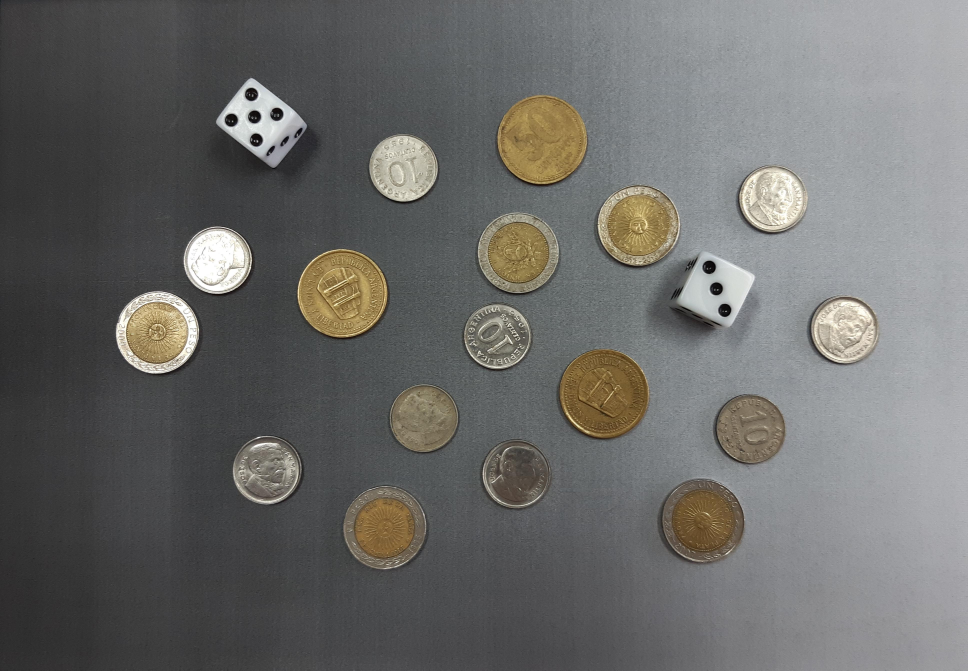
#> input picture monedas.jpg, 3871 x 2681 px (shown at 1/4 size)
$ python problema1.py
#> lines starting #> are read from the running program, lines starting #| are printed output that depends on the picture; after the words box and inside, x2 and y2 are one past the last pixel; in counts of white or black regions, pixels touching at a corner belong together
import cv2
import numpy as np
import matplotlib.pyplot as plt

def imshow(img, new_fig=True, title=None, color_img=False, blocking=False, colorbar=False, ticks=False):
    if new_fig:
        plt.figure()
    if color_img:
        plt.imshow(img)
    else:
        plt.imshow(img, cmap='gray')
    plt.title(title)
    if not ticks:
        plt.xticks([]), plt.yticks([])
    if colorbar:
        plt.colorbar()
    if new_fig:
        plt.show(block=blocking)

# Cargar imagen
img = cv2.imread("monedas.jpg", cv2.IMREAD_COLOR)
#> img is the input picture: shape (2681, 3871, 3); mean B, G, R 105.5, 107.4, 107.5
gray = cv2.cvtColor(img, cv2.COLOR_BGR2GRAY)
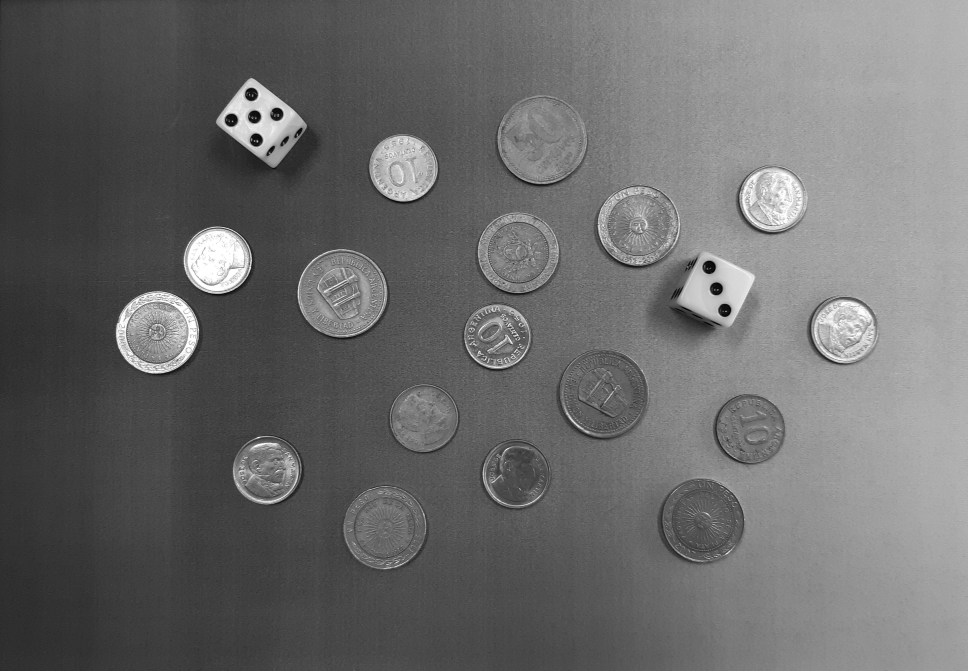
#> gray: shape (2681, 3871) (shown at 1/4 size); min 0, max 255, mean 107.2

# Filtrar ruido
blur = cv2.GaussianBlur(gray, (9, 9), 0)

#Detección de bordes con Canny
edges = cv2.Canny(blur, 35, 110)
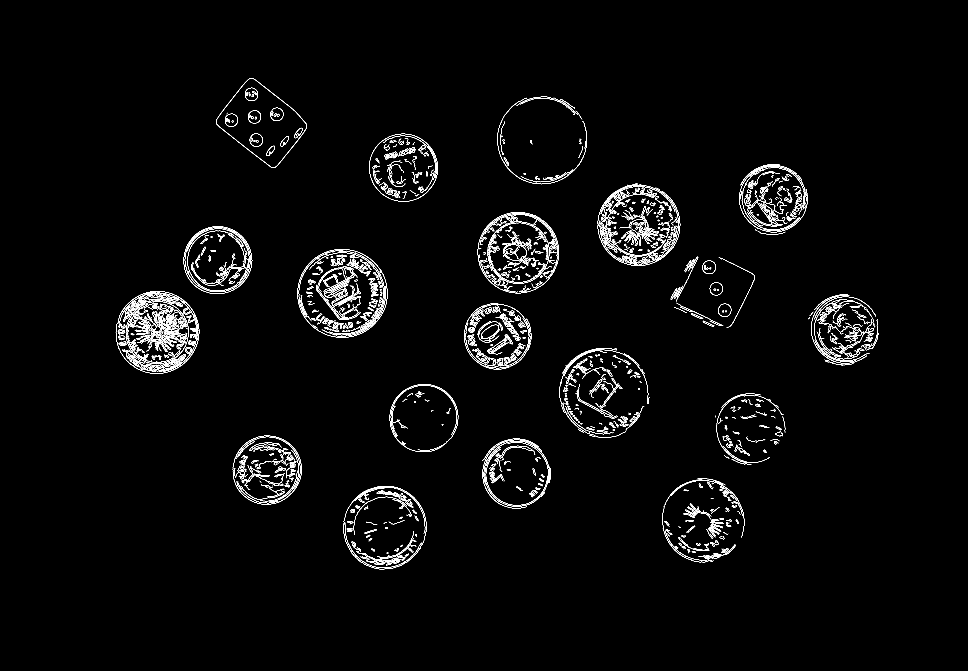
#> edges: shape (2681, 3871) (shown at 1/4 size); 1.2% white in thin lines or dots, all inside (x1, y1, x2, y2) = (463, 312, 3516, 2277)

# Cierre morfológico
kernel = cv2.getStructuringElement(cv2.MORPH_ELLIPSE, (15,15))
closed = cv2.morphologyEx(edges, cv2.MORPH_CLOSE, kernel, iterations=4)
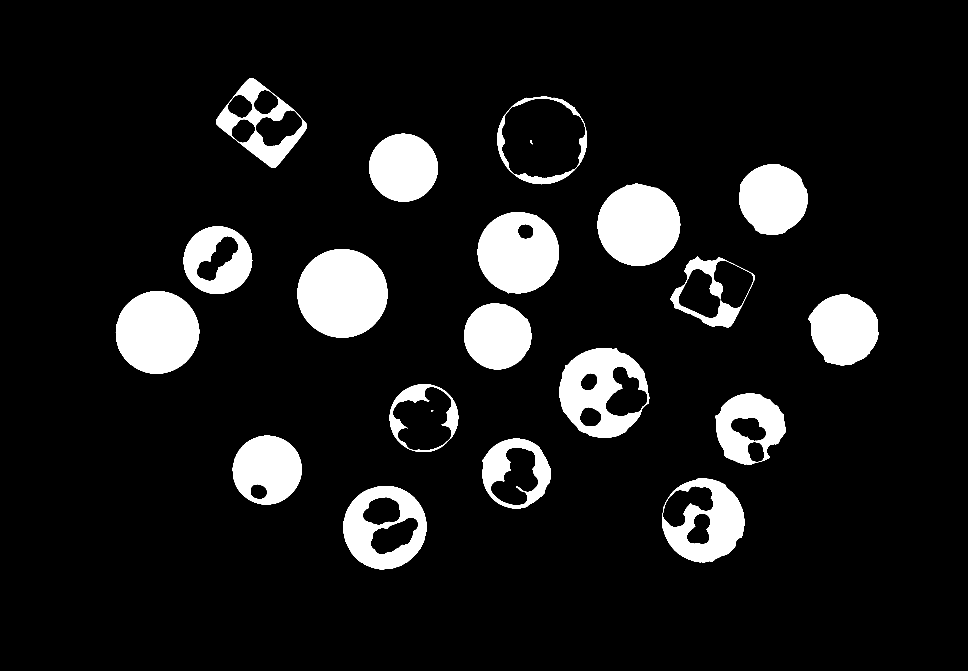
#> closed: shape (2681, 3871) (shown at 1/4 size); 10% white; 23 white regions (2 under 20 px)

# Buscar contornos
contours, hierarchy = cv2.findContours(closed, cv2.RETR_EXTERNAL, cv2.CHAIN_APPROX_SIMPLE)
#> contours = 19 contours; largest, box (x1, y1, x2, y2) and area: (1190, 996, 1550, 1351) 99512, (1990, 385, 2348, 737) 98916, (2238, 1392, 2599, 1752) 98240, (1372, 1944, 1706, 2277) 86212, (463, 1165, 797, 1495) 85600

detecciones = {}
conteo_dado = []

# Dibujar y analizar
output = img.copy()
for cnt in contours:
    area = cv2.contourArea(cnt)
    perimeter = cv2.arcLength(cnt, True)

    if area < 500 or perimeter < 1e-6:
        continue

    circularity = 4 * np.pi * area / (perimeter ** 2)

    # Calcular bounding box y aspect ratio
    x, y, w, h = cv2.boundingRect(cnt)
    aspect_ratio = float(w) / h if h > 0 else 0

    # Clasificación de monedas y dados
    if circularity >= 0.85:
        color, label = (0,255,0), 'Moneda'
    elif 0.73 <= circularity < 0.85 and aspect_ratio < 1.0:
        color, label = (0,255,0), 'Moneda'
    elif circularity > 0.60:
        color, label = (255,0,0), 'Dado'
    else:
        continue

    # Clasificación de monedas
    if label == 'Moneda':
        if area < 60000:
            color, label = (0,255,0), 'Moneda 10 centavos'
        elif area < 90000:
             color, label = (0,255,255), 'Moneda 1 peso'
        else:
            color, label = (0,0,255), 'Moneda 50 centavos'

    # Clasificación de dados
    if label == 'Dado':
        roi = edges[y:y+h, x:x+w]

        circles = cv2.HoughCircles(
            roi,
            cv2.HOUGH_GRADIENT,
            dp=1,
            minDist=50,
            param1=50,
            param2=9,
            minRadius=15,
            maxRadius=20
        )

        num_puntos = 0
        if circles is not None:
            altura_roi = roi.shape[0]
            for circle in circles[0]:
                if circle[1] < altura_roi * 0.90:
                    num_puntos += 1
            conteo_dado.append(num_puntos)
        label = f'Dado de {num_puntos} caras'

    if label not in detecciones.keys():
        detecciones[label] = 1
    else:
        detecciones[label] += 1

    cv2.drawContours(output, [cnt], -1, color, 2)
    cv2.putText(output, f'{label}' , (x, y-5), cv2.FONT_HERSHEY_SIMPLEX, 2, color, 2)
#> this loop made 19 passes
#> (area, perimeter, circularity, x, y, w, h, aspect_ratio) on passes 11, 19: (61928, 1070.8, 0.679, 2681, 1026, 338, 285, 1.19), (72137.5, 1082.6, 0.773, 864, 312, 364, 360, 1.01)
#> (area, perimeter, circularity, x, y, w, h, aspect_ratio) on passes 1 to 6: (86212, 1100.4, 0.895, 1372, 1944, 334, 333, 1), (84645.5, 1109.4, 0.864, 2649, 1912, 329, 338, 0.973), (58944.5, 918.4, 0.878, 1929, 1755, 275, 279, 0.986), (59083, 909.4, 0.898, 931, 1743, 276, 275, 1), (58614.5, 975.6, 0.774, 2860, 1574, 281, 285, 0.986), (58069, 901.7, 0.897, 1558, 1537, 275, 271, 1.01)
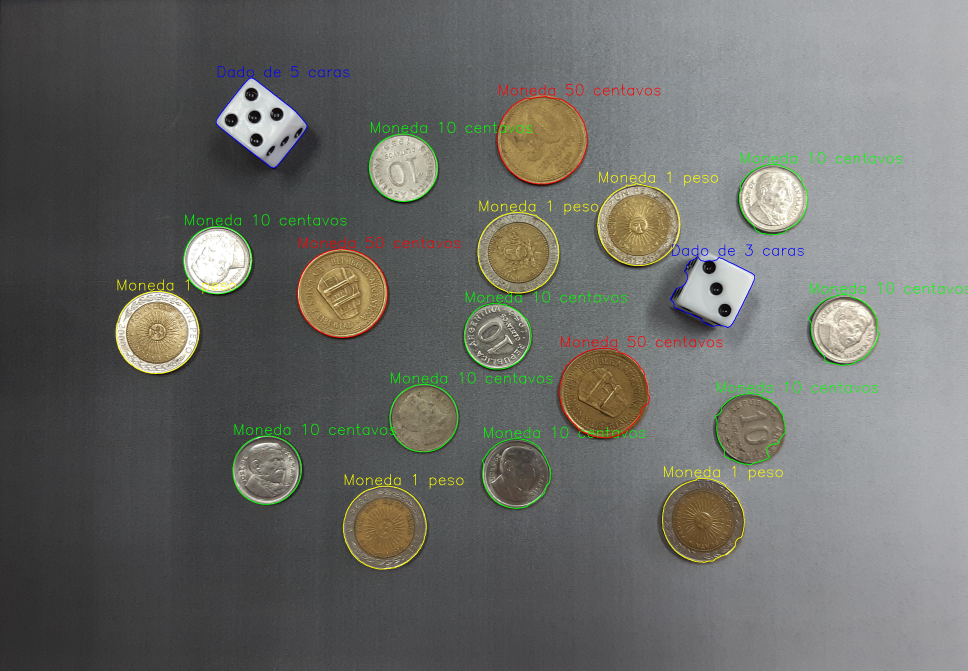
#> output: shape (2681, 3871, 3) (shown at 1/4 size); mean B, G, R 104.5, 108.3, 107.5
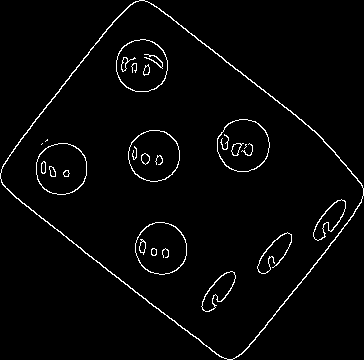
#> roi: shape (360, 364); 2.6% white in thin lines or dots
#> after the loop, altura_roi = 360; circles = [[145.5, 72.5, 19.4], [158.5, 240.5, 19.4], [66.5, 162.5, 19.4], [244.5, 137.5, 19.4], [151.5, 162.5, 19.4], [228.5, 339.5, 19.4]]; conteo_dado = [3, 5]; detecciones = {'Moneda 1 peso': 5, 'Moneda 10 centavos': 9, 'Moneda 50 centavos': 3, 'Dado de 3 caras': 1, 'Dado de 5 caras': 1}; num_puntos = 5


# Mostrar
plt.figure(figsize=(12,5))
plt.subplot(1,3,1), plt.imshow(edges, cmap='gray'), plt.title('Bordes (Canny)'), plt.axis('off')
plt.subplot(1,3,2), plt.imshow(closed, cmap='gray'), plt.title('Morfología'), plt.axis('off')
plt.subplot(1,3,3), plt.imshow(cv2.cvtColor(output, cv2.COLOR_BGR2RGB)), plt.title('Objetos detectados'), plt.axis('off')
plt.show()
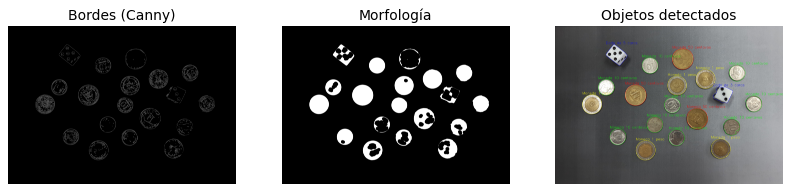
#> figure drawn by matplotlib, 3 panels
